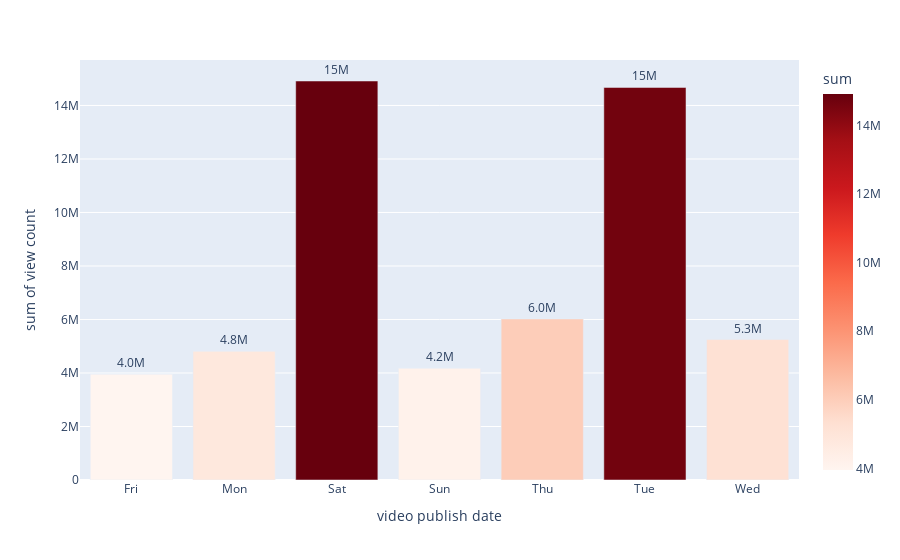

Here is the notebook cell this chart was saved with:
### Markdown cell above
## When is the best day of a week to post?

### Code cell
data_time2=data_time.groupby(data_time.video_publish_date.dt.strftime('%a'))['video_view_count'].agg(['sum','count','mean'])
fig=px.bar(data_time2,y='sum', color='sum',color_continuous_scale=px.colors.sequential.Reds,text='sum')
fig.update_xaxes(title='video publish date')
fig.update_yaxes(title='sum of view count')
fig.update_traces(texttemplate='%{text:.2s}', textposition='outside')
fig.show()

### Figure 1 — Plotly figure (JSON) as saved in the notebook; plotly's stock layout.template omitted (floating-point values rounded to 4 significant figures)
{"data": [{"alignmentgroup": "True", "hovertemplate": "video_publish_date=%{x}<br>sum=%{marker.color}<extra></extra>", "legendgroup": "", "marker": {"color": [3956628, 4808388, 14914661, 4174704, 6020815, 14673707, 5250274], "coloraxis": "coloraxis"}, "name": "", "offsetgroup": "", "orientation": "v", "showlegend": false, "text": [3956628, 4808388, 14914661, 4174704, 6020815, 14673707, 5250274], "textposition": "outside", "texttemplate": "%{text:.2s}", "type": "bar", "x": ["Fri", "Mon", "Sat", "Sun", "Thu", "Tue", "Wed"], "xaxis": "x", "y": [3956628, 4808388, 14914661, 4174704, 6020815, 14673707, 5250274], "yaxis": "y"}], "layout": {"barmode": "relative", "coloraxis": {"colorbar": {"title": {"text": "sum"}}, "colorscale": [[0, "rgb(255,245,240)"], [0.125, "rgb(254,224,210)"], [0.25, "rgb(252,187,161)"], [0.375, "rgb(252,146,114)"], [0.5, "rgb(251,106,74)"], [0.625, "rgb(239,59,44)"], [0.75, "rgb(203,24,29)"], [0.875, "rgb(165,15,21)"], [1, "rgb(103,0,13)"]]}, "legend": {"tracegroupgap": 0}, "margin": {"t": 60}, "xaxis": {"anchor": "y", "domain": [0, 1], "title": {"text": "video publish date"}}, "yaxis": {"anchor": "x", "domain": [0, 1], "title": {"text": "sum of view count"}}}}
